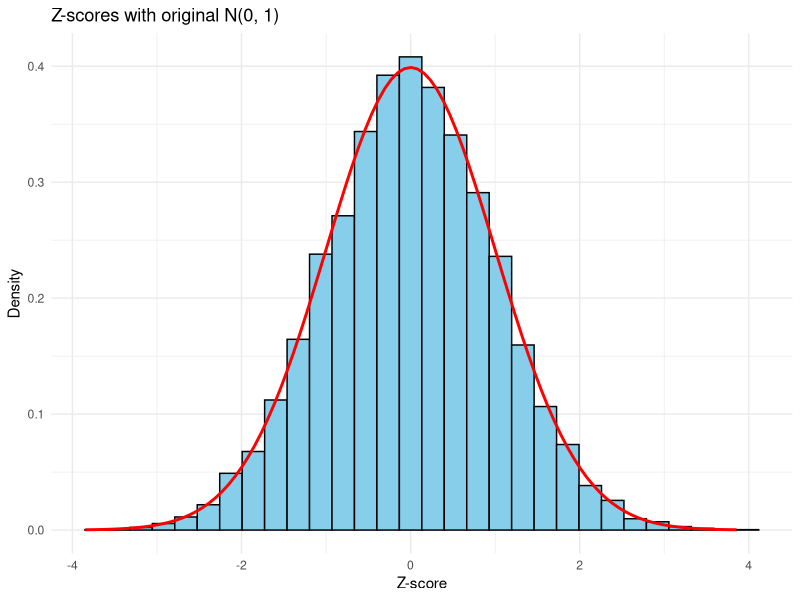
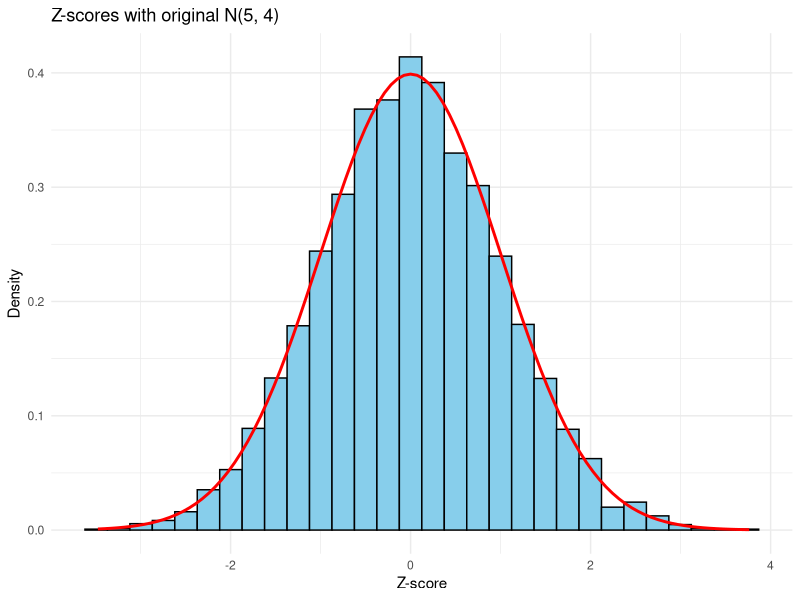
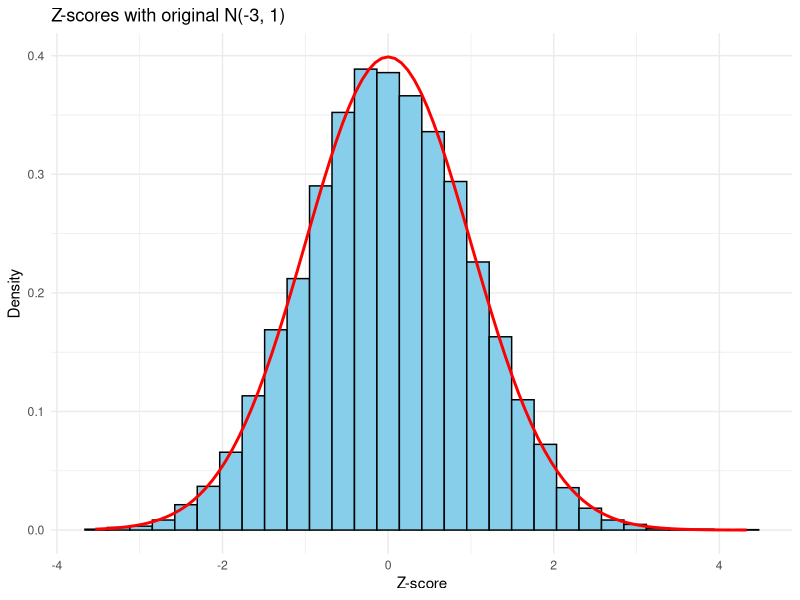

The R source for these figures, in order:
## ---- chunk 1
knitr::opts_chunk$set(echo = TRUE)

# Load necessary libraries
library(ggplot2)

# Function to calculate z-scores
calculate_z_scores <- function(data) {
  z_scores <- (data - mean(data)) / sd(data)
  return(z_scores)
}

# Simulation settings
set.seed(123)  # For reproducibility
n <- 10000     # Sample size

# Parameters for different normal distributions
parameters <- list(
  list(mu = 0, sigma = 1),
  list(mu = 5, sigma = 2),
  list(mu = -3, sigma = 1)
)

# Loop through each parameter set, simulate data, calculate z-scores, and plot
z_score_plots <- lapply(parameters, function(param) {
  # Simulate data
  data <- rnorm(n, mean = param$mu, sd = param$sigma)
  
  # Calculate z-scores
  z_scores <- calculate_z_scores(data)
  
  # Plot histogram of z-scores
  ggplot(data.frame(z_scores), aes(x = z_scores)) +
    geom_histogram(aes(y = ..density..), bins = 30, color = "black", fill = "skyblue") +
    stat_function(fun = dnorm, args = list(mean = 0, sd = 1), color = "red", size = 1) +
    labs(title = paste("Z-scores with original N(", param$mu, ", ", param$sigma^2, ")", sep = ""),
         x = "Z-score", y = "Density") +
    theme_minimal()
})

# Display plots
z_score_plots
